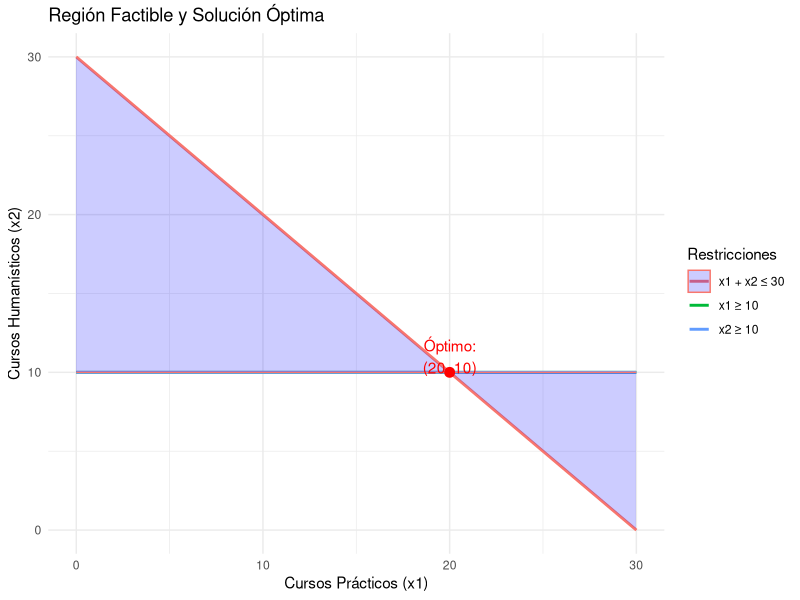

Write the R code that produced this figure.
# Instalar y cargar paquetes necesarios
if (!require(lpSolve)) install.packages("lpSolve", dependencies = TRUE)
if (!require(ggplot2)) install.packages("ggplot2", dependencies = TRUE)

library(lpSolve)
library(ggplot2)

# Definir los coeficientes de la función objetivo (ingresos por curso)
objective <- c(1500, 1000)

# Definir la matriz de restricciones (coeficientes de las restricciones)
constraints <- matrix(c(
  1, 1,  # Restricción: x1 + x2 <= 30
  -1, 0, # Restricción: x1 >= 10 (convertida a -x1 <= -10)
  0, -1  # Restricción: x2 >= 10 (convertida a -x2 <= -10)
), nrow = 3, byrow = TRUE)

# Lado derecho de las restricciones
rhs <- c(30, -10, -10)

# Tipos de restricciones (<=)
directions <- c("<=", "<=", "<=")

# Resolver el problema de programación lineal
solution <- lp(direction = "max",  # Maximización
               objective.in = objective, 
               const.mat = constraints, 
               const.dir = directions, 
               const.rhs = rhs)

# Obtener la solución
x1_opt <- solution$solution[1]  # Cursos prácticos
x2_opt <- solution$solution[2]  # Cursos humanísticos
z_opt <- solution$objval        # Valor máximo de la función objetivo

# Mostrar los resultados
if (solution$status == 0) {
  cat("El modelo fue resuelto con éxito.\n")
  cat("Valor máximo de la función objetivo (ingresos totales):", solution$objval, "\n")
  cat("Cursos prácticos (x1):", solution$solution[1], "\n")
  cat("Cursos humanísticos (x2):", solution$solution[2], "\n")
} else {
  cat("El modelo no tiene solución.\n")
}

# Crear datos para las restricciones y la región factible
x <- seq(0, 30, length.out = 100)  # Valores de x1 para graficar

# Restricciones:
line1 <- 30 - x  # x1 + x2 <= 30 -> x2 = 30 - x1
line2 <- rep(10, length(x))  # x1 >= 10 -> Línea constante
line3 <- rep(10, length(x))  # x2 >= 10 -> Línea constante

# Crear un data frame para las líneas
data <- data.frame(
  x = c(x, x, x),
  y = c(line1, line2, line3),
  group = c(rep("x1 + x2 ≤ 30", length(x)),
            rep("x1 ≥ 10", length(x)),
            rep("x2 ≥ 10", length(x)))
)

# Graficar la región factible y el punto óptimo correctamente
ggplot(data, aes(x = x, y = y, color = group)) +
  geom_line(size = 1) +
  geom_ribbon(data = subset(data, group == "x1 + x2 ≤ 30"), aes(ymin = 10, ymax = pmin(30 - x, 30)), fill = "blue", alpha = 0.2) +
  geom_point(data = data.frame(x = x1_opt, y = x2_opt), aes(x = x, y = y), color = "red", size = 3) +
  annotate("text", x = x1_opt, y = x2_opt + 1, label = paste("Óptimo:\n(", x1_opt, ", ", x2_opt, ")", sep = ""), color = "red") +
  labs(title = "Región Factible y Solución Óptima",
       x = "Cursos Prácticos (x1)",
       y = "Cursos Humanísticos (x2)",
       color = "Restricciones") +
  theme_minimal()
